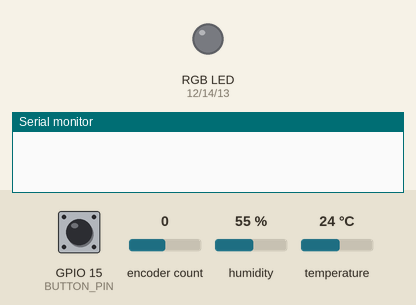
The program below on a simulated ESP32. On the bench: an RGB LED mixed from three pins (HIGH = lit), the last lines printed to the serial monitor. Dashed ring = blinking. The test bench sets the inputs (shaded band); at power-on: humidity 55 %, temperature 24 °C, GPIO 15 (BUTTON_PIN) LOW, encoder count 0.

Above: at 1.2 s.
1.3 s: humidity set to 31 %
6.5 s: humidity set to 28 %
At 8.5 s:
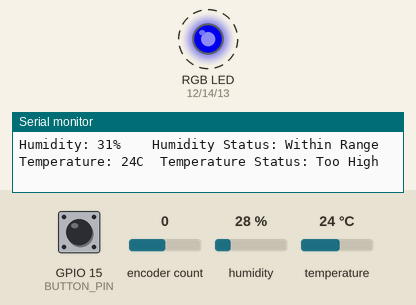
11.1 s: temperature set to 21 °C
At 12.0 s:
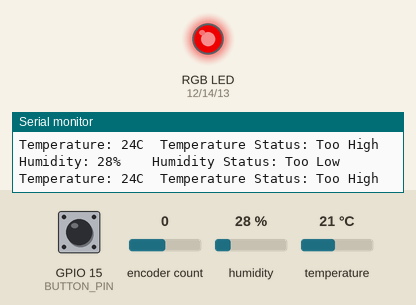
At 12.5 s:
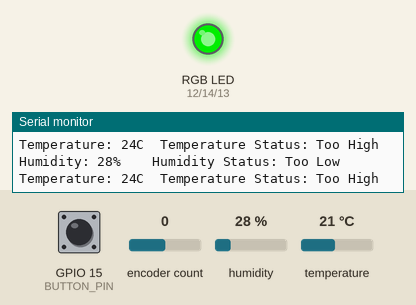
14.1 s: GPIO 15 (BUTTON_PIN) pulled HIGH for 0.15 s
15.7 s: encoder count set to 4
At 16.1 s:
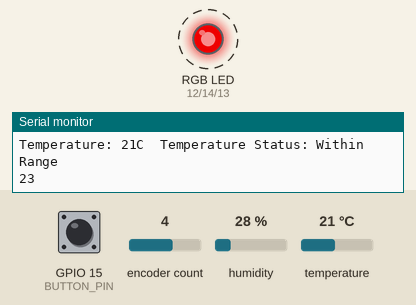
21.5 s: GPIO 15 (BUTTON_PIN) pulled HIGH for 1 s
Timing chart, 0 to 26.0 s (numbered marks = the images above; inputs shaded):
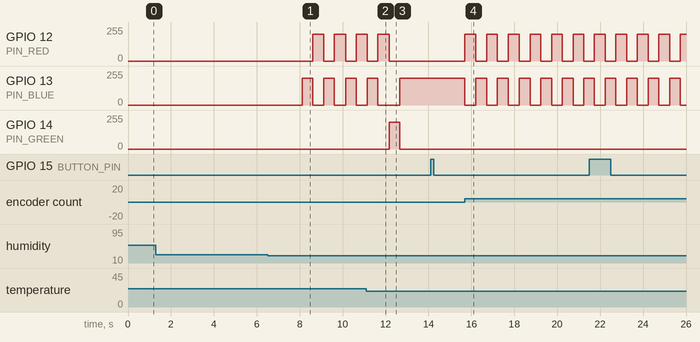

Measured:
- the behaviour switches between 30 and 29 % on humidity (found by bisection; images 0 and 1)
- the behaviour switches between 23 and 22 °C on temperature (found by bisection; images 1 and 2)
- after the input at 6.5 s, GPIO 12 (PIN_RED): alternates 200/255 for 0.51 s and 0/255 for 0.50 s, starting after 2.1 s; GPIO 13 (PIN_BLUE): alternates 200/255 for 0.50 s and 0/255 for 0.51 s, starting after 1.6 s
- after the input at 11.1 s, GPIO 12 (PIN_RED): goes on until 12.2 s, then stays 0/255; GPIO 14 (PIN_GREEN): 0/255 → 200/255 after 1.1 s, → 0/255 0.50 s later
- after the input at 15.7 s, GPIO 12 (PIN_RED), GPIO 13 (PIN_BLUE): alternates 200/255 for 0.50 s and 0/255 for 0.50 s, starting at once

The program:

main.cpp
```cpp
#include <Arduino.h>
#include <Adafruit_Sensor.h>
#include <ESP32Encoder.h>
#include "DHT.h"

/*
  LED pin assignment
*/
#define PIN_RED 12
#define PIN_GREEN 14
#define PIN_BLUE 13

/*
  Rotary pin assignment
*/
#define ROTARY_A 19
#define ROTARY_B 18

/*
  DHT11 Sensor pin assignment
*/
#define DHTPIN 27
#define DHTTYPE DHT11
DHT dht(DHTPIN, DHTTYPE);

/*
  Push button pin assignment
*/
#define BUTTON_PIN 15

enum LEDState
{
  RED,
  GREEN,
  BLUE
};

enum ChangeState
{
  DEF,
  MINTEMP,
  MAXTEMP,
  MINHUMID,
  MAXHUMID
};

LEDState ledColour;
ChangeState changeState;
ESP32Encoder encoder;
/*
  Set Delay Values
*/
const int bounce_delay = 500;
const int lightDelay = 500;
const int debugDelay = 5000;
/*
  Set Temp/Humid limit values
  Can not exceed these values
*/
const int templimitLow = 5;
const int templimitHigh = 30;
const int humidlimitLow = 0;
const int humidlimitHigh = 100;
/*
  Set Default Min/Max values
*/
int minTemp = 15;
int maxTemp = 22;
int minHumid = 30;
int maxHumid = 80;

unsigned long lastChangeTime;
unsigned long lastDebug;
unsigned long lastbtnPress;
String tempStatus;
String humidStatus;
int temp;
int humid;

/*
  Determine whether the specified delay time has been reached
*/
boolean timeDiff(unsigned long start, int specifiedDelay)
{
  return (millis() - start >= specifiedDelay);
}

/*
  Set LED to Green
*/
void greenLight()
{
  if (timeDiff(lastChangeTime, lightDelay))
  {
    analogWrite(PIN_RED, 0);
    analogWrite(PIN_GREEN, 200);
    analogWrite(PIN_BLUE, 0);
    ledColour = GREEN;
  }
}

/*
  Set LED to RED
*/
void redLight()
{
  if (timeDiff(lastChangeTime, lightDelay))
  {
    analogWrite(PIN_RED, 200);
    analogWrite(PIN_GREEN, 0);
    analogWrite(PIN_BLUE, 0);
    ledColour = RED;
  }
}

/*
  Set LED to Blue
*/
void blueLight()
{
  if (timeDiff(lastChangeTime, lightDelay))
  {
    analogWrite(PIN_RED, 0);
    analogWrite(PIN_GREEN, 0);
    analogWrite(PIN_BLUE, 200);
    ledColour = BLUE;
  }
}

/*
  Debug Status for Humidity
*/
void debugHumid()
{
  if (humid > maxHumid)
  {
    humidStatus = "Too High";
  }
  else if (humid < minHumid)
  {
    humidStatus = "Too Low";
  }
  else
  {
    humidStatus = "Within Range";
  }
}

/*
  Debug Status for Temperature
*/
void debugTemp()
{
  if (temp > maxTemp)
  {
    tempStatus = "Too High";
  }
  else if (temp < minTemp)
  {
    tempStatus = "Too Low";
  }
  else
  {
    tempStatus = "Within Range";
  }
}

/*
  Dsiplay debug values and statuses
*/
void displayValues()
{
  if (timeDiff(lastDebug, debugDelay))
  {
    Serial.print("Humidity: ");
    Serial.print(humid);
    Serial.print("%\t");
    Serial.print("\t");
    Serial.print("Humidity Status: ");
    Serial.println(humidStatus);
    Serial.print("Temperature: ");
    Serial.print(temp);
    Serial.print("C\t");
    Serial.print("Temperature Status: ");
    Serial.println(tempStatus);
    lastDebug = millis();
  }
}

/*
  Switch case for determining state from button press
  Button state only switches after a specific bounce delay time has been reached
  User set value for min/max of temperature or humidity dependent on current state
*/
void changeValues()
{
  switch (changeState)
  {
  case MINTEMP:
    if (digitalRead(BUTTON_PIN) == HIGH)
    {
      if (timeDiff(lastbtnPress, bounce_delay))
      {
        lastbtnPress = millis();
        changeState = MAXTEMP;
        encoder.setCount(maxTemp);
        Serial.println("Set the maximum temperature");
        Serial.println(maxTemp);
      }
    }
    else if (minTemp != encoder.getCount())
    {
      minTemp = encoder.getCount();

      if (minTemp >= templimitHigh)
      {
        minTemp = templimitHigh;
        encoder.setCount(minTemp);
      }
      else if (minTemp <= templimitLow)
      {
        minTemp = templimitLow;
        encoder.setCount(minTemp);
      }

      Serial.println(minTemp);
    }
    break;
  case MAXTEMP:
    if (digitalRead(BUTTON_PIN) == HIGH)
    {
      if (timeDiff(lastbtnPress, bounce_delay))
      {
        lastbtnPress = millis();
        changeState = MINHUMID;
        encoder.setCount(minHumid);
        Serial.println("Set the minimum humidity");
        Serial.println(minHumid);
      }
    }
    else if (maxTemp != encoder.getCount())
    {
      maxTemp = encoder.getCount();

      if (maxTemp >= templimitHigh)
      {
        maxTemp = templimitHigh;
        encoder.setCount(maxTemp);
      }
      else if (maxTemp <= minTemp)
      {
        maxTemp = minTemp;
        encoder.setCount(maxTemp);
      }

      Serial.println(maxTemp);
    }
    break;
  case MINHUMID:
    if (digitalRead(BUTTON_PIN) == HIGH)
    {
      if (timeDiff(lastbtnPress, bounce_delay))
      {
        lastbtnPress = millis();
        changeState = MAXHUMID;
        encoder.setCount(maxHumid);
        Serial.println("Set the maximum humidity");
        Serial.println(maxHumid);
      }
    }
    else if (minHumid != encoder.getCount())
    {
      minHumid = encoder.getCount();

      if (minHumid >= humidlimitHigh)
      {
        minHumid = humidlimitHigh;
        encoder.setCount(minHumid);
      }
      else if (minHumid <= humidlimitLow)
      {
        minHumid = humidlimitLow;
        encoder.setCount(minHumid);
      }

      Serial.println(minHumid);
    }
    break;
  case MAXHUMID:
    if (digitalRead(BUTTON_PIN) == HIGH)
    {
      if (timeDiff(lastbtnPress, bounce_delay))
      {
        lastbtnPress = millis();
        changeState = MINTEMP;
        encoder.setCount(minTemp);
        Serial.println("Set the minimum temperature");
        Serial.println(minTemp);
      }
    }
    else if (maxHumid != encoder.getCount())
    {
      maxHumid = encoder.getCount();

      if (maxHumid >= humidlimitHigh)
      {
        maxHumid = humidlimitHigh;
        encoder.setCount(maxHumid);
      }
      else if (maxHumid <= minHumid)
      {
        maxHumid = minHumid;
        encoder.setCount(maxHumid);
      }

      Serial.println(maxHumid);
    }
    break;
  case DEF:
    if (digitalRead(BUTTON_PIN) == HIGH)
    {
      if (timeDiff(lastbtnPress, bounce_delay))
      {
        lastbtnPress = millis();
        changeState = MINTEMP;
        encoder.setCount(minTemp);
        Serial.println("Set the minimum temperature");
        Serial.println(minTemp);
      }
    }
    break;
  }
}

void setup()
{
  Serial.begin(9600); // Serial Monitor
  pinMode(PIN_RED, OUTPUT);
  pinMode(PIN_GREEN, OUTPUT);
  pinMode(PIN_BLUE, OUTPUT);
  pinMode(BUTTON_PIN, INPUT);
  dht.begin();
  greenLight(); // Set LED to Green on start
  lastChangeTime = 0;
  lastDebug = 0;
  ESP32Encoder::useInternalWeakPullResistors = UP;
  encoder.attachHalfQuad(ROTARY_A, ROTARY_B);
  encoder.setCount(20);
  changeState = DEF;
}

/*
  Read sensor values
  Set LED colour based on if values are within specific ranges or not
  Display debug values to console after specified delay
*/
void loop()
{
  temp = (int)dht.readTemperature();
  humid = (int)dht.readHumidity();

  LEDState previousColour = ledColour;

  switch (ledColour)
  {
  case GREEN:
    if (humid > maxHumid || humid < minHumid)
    {
      blueLight();
    }
    else if (temp > maxTemp || temp < minTemp)
    {
      redLight();
    }
    break;
  case BLUE:
    if (humid <= maxHumid && humid >= minHumid)
    {
      greenLight();
    }
    else if (temp > maxTemp || temp < minTemp)
    {
      redLight();
    }
    break;
  case RED:
    if (temp <= maxTemp && temp >= minTemp)
    {
      greenLight();
    }
    else if (humid > maxHumid || humid < minHumid)
    {
      blueLight();
    }
    break;
  }

  if (previousColour != ledColour)
  {
    lastChangeTime = millis();
  }

  debugHumid();
  debugTemp();
  displayValues();
  changeValues();
}
```
